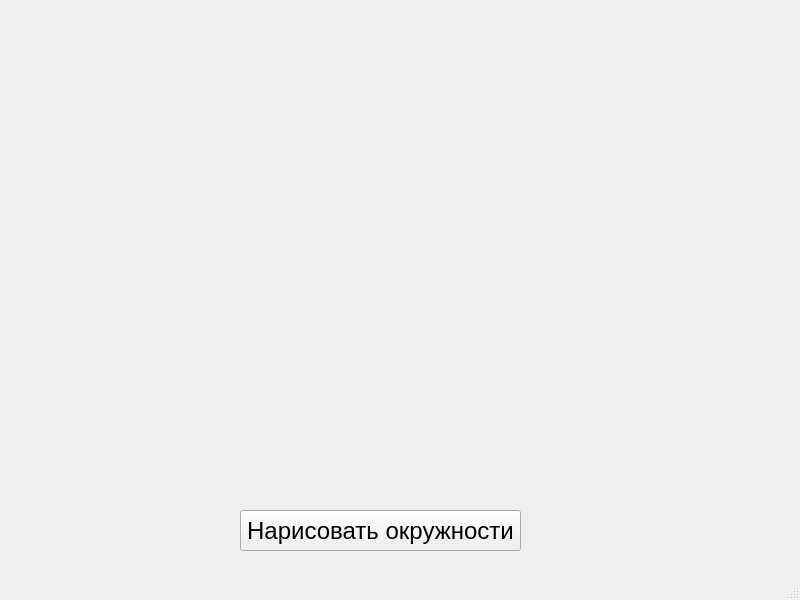
<?xml version="1.0" encoding="UTF-8"?>
<ui version="4.0">
 <class>MainWindow</class>
 <widget class="QMainWindow" name="MainWindow">
  <property name="geometry">
   <rect>
    <x>0</x>
    <y>0</y>
    <width>800</width>
    <height>600</height>
   </rect>
  </property>
  <property name="windowTitle">
   <string>Git и желтые окружности</string>
  </property>
  <widget class="QWidget" name="centralwidget">
   <widget class="QPushButton" name="pushButton">
    <property name="geometry">
     <rect>
      <x>240</x>
      <y>510</y>
      <width>281</width>
      <height>41</height>
     </rect>
    </property>
    <property name="font">
     <font>
      <pointsize>18</pointsize>
     </font>
    </property>
    <property name="text">
     <string>Нарисовать окружности</string>
    </property>
   </widget>
  </widget>
  <widget class="QMenuBar" name="menubar">
   <property name="geometry">
    <rect>
     <x>0</x>
     <y>0</y>
     <width>800</width>
     <height>21</height>
    </rect>
   </property>
  </widget>
  <widget class="QStatusBar" name="statusbar"/>
 </widget>
 <resources/>
 <connections/>
</ui>
